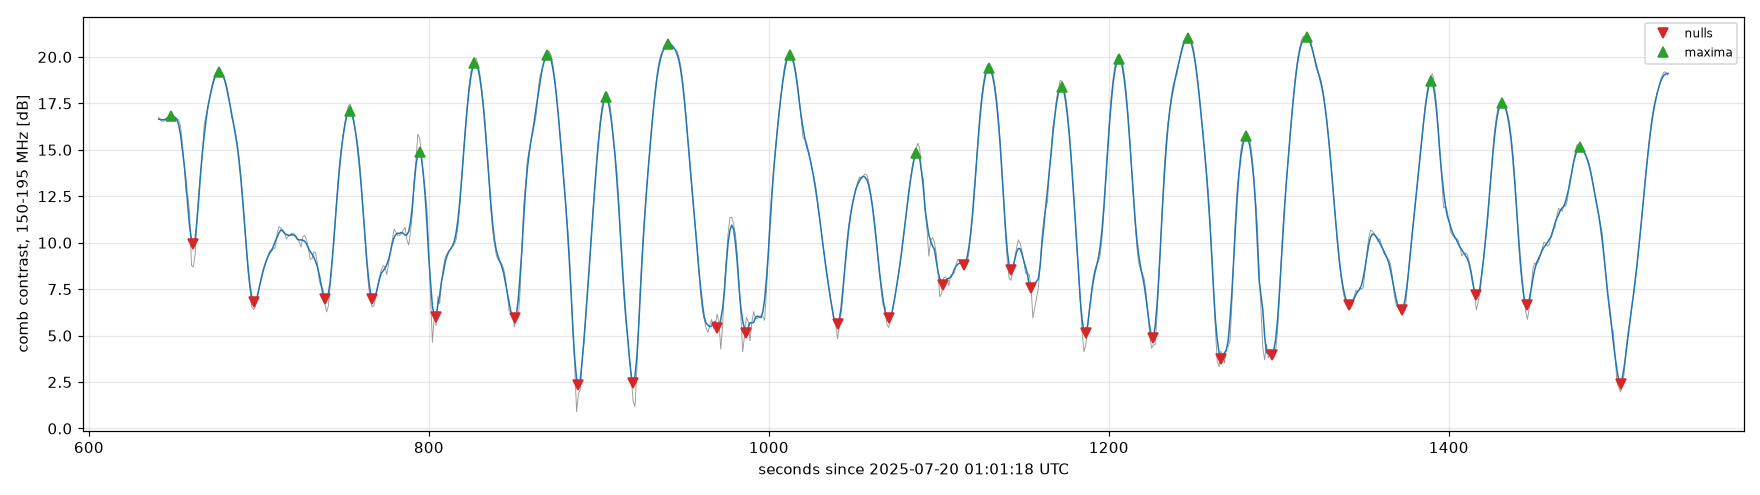

Source code (Python):
"""Are the turns uniform?  Locate the nulls and maxima directly instead of folding."""
import numpy as np, matplotlib; matplotlib.use("Agg")
import matplotlib.pyplot as plt
from scipy.ndimage import uniform_filter1d
from common import load, db, OUT, COMB_RESIDUE, COMB_SPILL, ROT

D = load()
fr, ch = D["fr"], D["ch"]
tone = ch % 16 == COMB_RESIDUE
cont = ~np.isin(ch % 16, COMB_SPILL)
band = (fr > 150) & (fr < 195)
d = D["d"][ROT]
c = db(np.nanmedian(d[:, tone & band], 1)) - db(np.nanmedian(d[:, cont & band], 1))
c = np.where(D["sky"], c, np.nan)
t = D["tsec"]

T0, T1 = 640.0, 1530.0
k = (t > T0) & (t < T1) & np.isfinite(c)
x, y = t[k], c[k]
ys = uniform_filter1d(y, 5)

def extrema(v, sign):
    return [i for i in range(3, len(v) - 3)
            if sign * v[i] == max(sign * v[i - 3:i + 4]) and sign * v[i] > sign * np.median(v)]

mins = [i for i in range(3, len(ys) - 3) if ys[i] == min(ys[i - 3:i + 4]) and ys[i] < 10]
maxs = [i for i in range(3, len(ys) - 3) if ys[i] == max(ys[i - 3:i + 4]) and ys[i] > 14]
# thin out near-duplicates
def thin(idx, gap=10.0):
    out = []
    for i in idx:
        if not out or x[i] - x[out[-1]] > gap:
            out.append(i)
        elif (ys[i] < ys[out[-1]]) == (idx is mins):
            out[-1] = i
    return out
mins, maxs = thin(mins), thin(maxs)
print(f"{len(mins)} nulls, {len(maxs)} maxima")
dn = np.diff(x[mins]); dm = np.diff(x[maxs])
print(f"null-to-null   spacing: {np.median(dn):.1f} s  (spread {dn.min():.1f}-{dn.max():.1f})")
print(f"peak-to-peak   spacing: {np.median(dm):.1f} s  (spread {dm.min():.1f}-{dm.max():.1f})")
print("maxima heights:", " ".join(f"{ys[i]:.1f}" for i in maxs))
print("null depths   :", " ".join(f"{ys[i]:.1f}" for i in mins))

fig, ax = plt.subplots(figsize=(16, 4.5))
ax.plot(x, y, lw=0.6, color="0.6")
ax.plot(x, ys, lw=1.0)
ax.plot(x[mins], ys[mins], "vC3", ms=6, label="nulls")
ax.plot(x[maxs], ys[maxs], "^C2", ms=6, label="maxima")
ax.set_xlabel("seconds since 2025-07-20 01:01:18 UTC")
ax.set_ylabel("comb contrast, 150-195 MHz [dB]")
ax.grid(alpha=0.3); ax.legend(fontsize=8)
fig.tight_layout(); fig.savefig(OUT / "04_turns.png", dpi=110)

print()
print("maxima  t[s]  height   gap to previous")
prev = None
for i in maxs:
    print(f"   {x[i]:7.1f}  {ys[i]:5.1f}" + (f"   {x[i]-prev:6.1f}" if prev else ""))
    prev = x[i]
tall = [i for i in maxs if ys[i] > 18.0]
print("\ntall maxima (>18 dB) spacing:", np.round(np.diff(x[tall]), 1))
